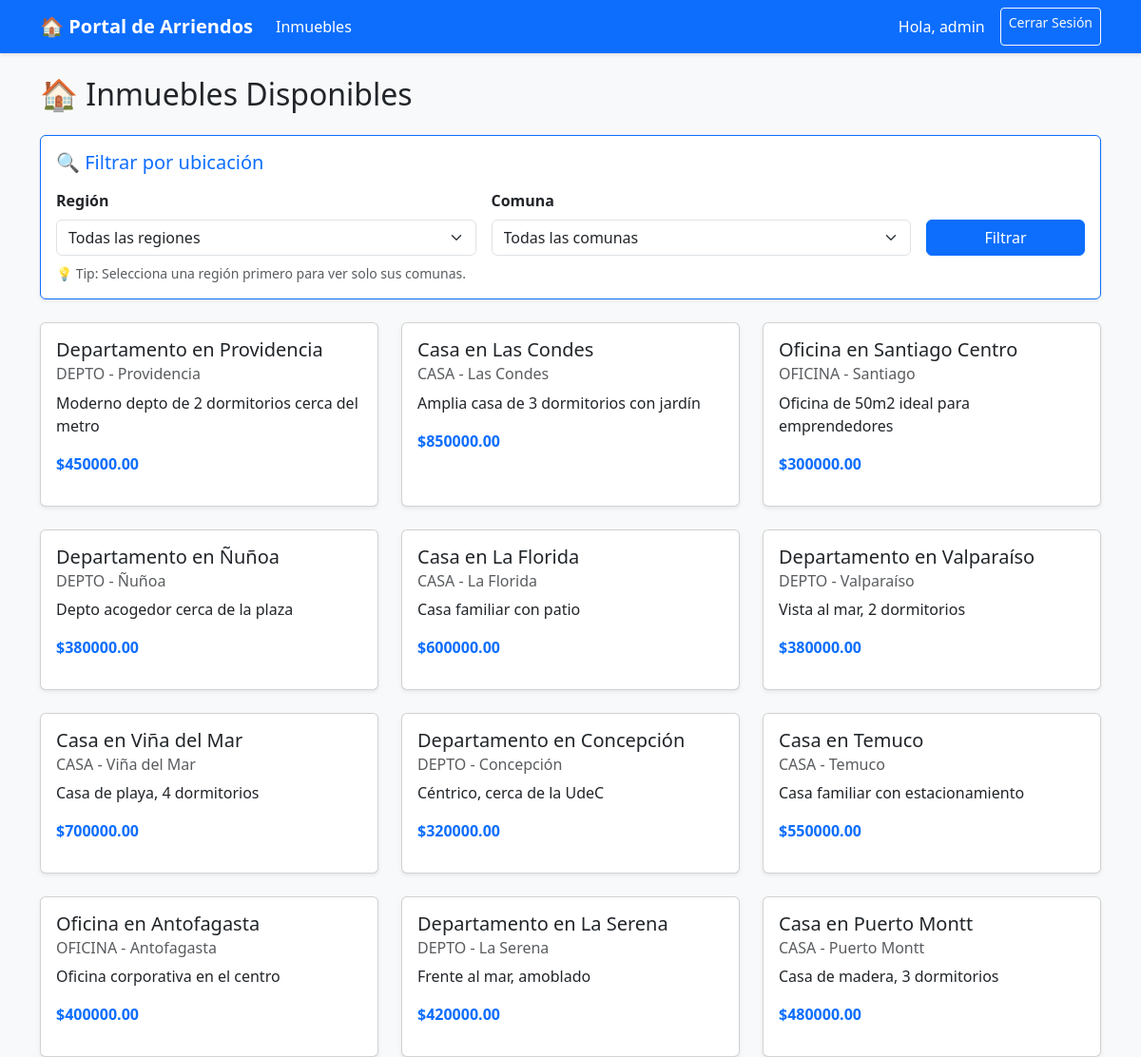
Page /inmuebles/inmuebles/ (signed in) on the committed database.
### inmuebles/models.py (models this page shows, shortened)
class Inmueble(models.Model):
    TIPO_CHOICES = [
        ('CASA', 'Casa'),
        ('DEPTO', 'Departamento'),
        ('OFICINA', 'Oficina'),
    ]
    arrendador = models.ForeignKey(Arrendador, on_delete=models.CASCADE, related_name='inmuebles')
    titulo = models.CharField(max_length=200)
    descripcion = models.TextField()
    tipo = models.CharField(max_length=10, choices=TIPO_CHOICES, default='DEPTO')
    precio = models.DecimalField(max_digits=10, decimal_places=2)
    region = models.CharField(max_length=100)
    comuna = models.CharField(max_length=100)
    direccion = models.CharField(max_length=200)
    disponible = models.BooleanField(default=True)
    fecha_creacion = models.DateTimeField(auto_now_add=True)

### inmuebles/views.py (the view)
# urls.py: path('inmuebles/', views.listar_inmuebles_view, name='listar_inmuebles'),
def listar_inmuebles_view(request):
    inmuebles = Inmueble.objects.filter(disponible=True)
    region_filtro = request.GET.get('region', '')
    comuna_filtro = request.GET.get('comuna', '')
    if region_filtro:
        inmuebles = inmuebles.filter(region=region_filtro)
    if comuna_filtro:
        inmuebles = inmuebles.filter(comuna=comuna_filtro)
    regiones = Inmueble.objects.filter(disponible=True).values_list('region', flat=True).distinct().order_by('region')
    if region_filtro:
        comunas = Inmueble.objects.filter(
            disponible=True,
            region=region_filtro
        ).values_list('comuna', flat=True).distinct().order_by('comuna')
    else:
        comunas = Inmueble.objects.filter(disponible=True).values_list('comuna', flat=True).distinct().order_by('comuna')
    context = {
        'inmuebles': inmuebles,
        'regiones': regiones,
        'comunas': comunas,
        'region_seleccionada': region_filtro,
        'comuna_seleccionada': comuna_filtro,
    }
    return render(request, 'inmuebles/listar_inmuebles.html', context)

### inmuebles/templates/inmuebles/listar_inmuebles.html (shortened to what this page needs)
{% extends 'usuarios/base.html' %}
{% block content %}
<h2 class="mb-4">🏠 Inmuebles Disponibles</h2>
<div class="card shadow-sm mb-4 border-primary">
    <div class="card-body">
        <h5 class="card-title text-primary mb-3">🔍 Filtrar por ubicación</h5>
        <form method="GET" action="{% url 'listar_inmuebles' %}" class="row g-3 align-items-end">
            <div class="col-md-5">
                <label for="region" class="form-label fw-bold">Región</label>
                <select name="region" id="region" class="form-select" onchange="this.form.submit()">
                    <option value="">Todas las regiones</option>
                </select>
            </div>
            <div class="col-md-5">
                <label for="comuna" class="form-label fw-bold">Comuna</label>
                <select name="comuna" id="comuna" class="form-select">
                    <option value="">Todas las comunas</option>
                </select>
            </div>
            <div class="col-md-2">
                <button type="submit" class="btn btn-primary w-100">Filtrar</button>
            </div>
        </form>
        <small class="text-muted mt-2 d-block">
            💡 Tip: Selecciona una región primero para ver solo sus comunas.
        </small>
    </div>
</div>
<div class="row g-4">
    {% for inmueble in inmuebles %}
    <div class="col-md-4">
        <div class="card shadow-sm h-100">
            <div class="card-body">
                <h5 class="card-title">{{ inmueble.titulo }}</h5>
                <h6 class="card-subtitle mb-2 text-muted">{{ inmueble.tipo }} - {{ inmueble.comuna }}</h6>
                <p class="card-text">{{ inmueble.descripcion|truncatechars:100 }}</p>
                <p class="fw-bold text-primary">${{ inmueble.precio }}</p>
            </div>
        </div>
    </div>
    {% empty %}
    <p>No hay inmuebles disponibles en este momento.</p>
    {% endfor %}
</div>
{% endblock %}

### usuarios/templates/usuarios/base.html (shortened to what this page needs)
<!DOCTYPE html>
<html lang="es">
<head>
    <link href="https://cdn.jsdelivr.net/npm/bootstrap@5.3.2/dist/css/bootstrap.min.css" rel="stylesheet">
</head>
<body>
    <nav class="navbar navbar-expand-lg navbar-dark bg-primary mb-4">
        <div class="container">
            <a class="navbar-brand fw-bold" href="{% url 'perfil' %}">🏠 Portal de Arriendos</a>
            <div class="collapse navbar-collapse" id="navbarNav">
                <ul class="navbar-nav me-auto">
                    <li class="nav-item">
                        <a class="nav-link text-white" href="{% url 'listar_inmuebles' %}">Inmuebles</a>
                    </li>
                </ul>
                <div class="d-flex">
                    {% if user.is_authenticated %}
                        <span class="navbar-text text-white me-3">Hola, {{ user.username }}</span>
                        <a href="{% url 'logout' %}" class="btn btn-outline-light btn-sm">Cerrar Sesión</a>
                    {% else %}
                        <a href="{% url 'login' %}" class="btn btn-outline-light btn-sm me-2">Iniciar Sesión</a>
                        <a href="{% url 'registro' %}" class="btn btn-light btn-sm">Registrarse</a>
                    {% endif %}
                </div>
            </div>
        </div>
    </nav>
    <div class="container">
        {% block content %}{% endblock %}
    </div>
</body>
</html>

### usuarios/templates/usuarios/base.html (style rules this page uses)
body { background-color: #f8f9fa; }
.navbar { box-shadow: 0 2px 4px rgba(0,0,0,.1); }
form input[type="text"], form input[type="email"], form input[type="password"], form select, form textarea { display: block; width: 100%; padding: 0.375rem 0.75rem; font-size: 1rem; line-height: 1.5; color: #212529; background-color: #fff; border: 1px solid #ced4da; border-radius: 0.375rem; }
form label { display: inline-block; margin-bottom: 0.5rem; font-weight: 500; }

### rows in the picture
Inmueble: titulo "Departamento en Providencia", tipo "DEPTO", comuna "Providencia", descripcion "Moderno depto de 2 dormitorios cerca del metro", precio "450000.00"
Inmueble: titulo "Casa en Las Condes", tipo "CASA", comuna "Las Condes", descripcion "Amplia casa de 3 dormitorios con jardín", precio "850000.00"
Inmueble: titulo "Oficina en Santiago Centro", tipo "OFICINA", comuna "Santiago", descripcion "Oficina de 50m2 ideal para emprendedores", precio "300000.00"
Inmueble: titulo "Departamento en Ñuñoa", tipo "DEPTO", comuna "Ñuñoa", descripcion "Depto acogedor cerca de la plaza", precio "380000.00"
Inmueble: titulo "Casa en La Florida", tipo "CASA", comuna "La Florida", descripcion "Casa familiar con patio", precio "600000.00"
Inmueble: titulo "Departamento en Valparaíso", tipo "DEPTO", comuna "Valparaíso", descripcion "Vista al mar, 2 dormitorios", precio "380000.00"
Inmueble: titulo "Casa en Viña del Mar", tipo "CASA", comuna "Viña del Mar", descripcion "Casa de playa, 4 dormitorios", precio "700000.00"
Inmueble: titulo "Departamento en Concepción", tipo "DEPTO", comuna "Concepción", descripcion "Céntrico, cerca de la UdeC", precio "320000.00"
Inmueble: titulo "Casa en Temuco", tipo "CASA", comuna "Temuco", descripcion "Casa familiar con estacionamiento", precio "550000.00"
Inmueble: titulo "Oficina en Antofagasta", tipo "OFICINA", comuna "Antofagasta", descripcion "Oficina corporativa en el centro", precio "400000.00"
Inmueble: titulo "Departamento en La Serena", tipo "DEPTO", comuna "La Serena", descripcion "Frente al mar, amoblado", precio "420000.00"
Inmueble: titulo "Casa en Puerto Montt", tipo "CASA", comuna "Puerto Montt", descripcion "Casa de madera, 3 dormitorios", precio "480000.00"

### other values in the picture
{{ user.username }} "admin"
